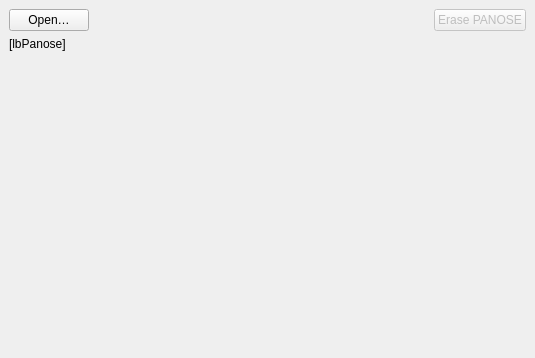
<?xml version="1.0" encoding="UTF-8"?>
<ui version="4.0">
 <class>FmMain</class>
 <widget class="QMainWindow" name="FmMain">
  <property name="geometry">
   <rect>
    <x>0</x>
    <y>0</y>
    <width>535</width>
    <height>358</height>
   </rect>
  </property>
  <property name="windowTitle">
   <string>FmMain</string>
  </property>
  <widget class="QWidget" name="centralwidget">
   <layout class="QVBoxLayout" name="verticalLayout">
    <item>
     <layout class="QHBoxLayout" name="horizontalLayout">
      <item>
       <widget class="QPushButton" name="btOpen">
        <property name="text">
         <string>Open…</string>
        </property>
       </widget>
      </item>
      <item>
       <spacer name="horizontalSpacer">
        <property name="orientation">
         <enum>Qt::Horizontal</enum>
        </property>
        <property name="sizeHint" stdset="0">
         <size>
          <width>40</width>
          <height>20</height>
         </size>
        </property>
       </spacer>
      </item>
      <item>
       <widget class="QPushButton" name="btErase">
        <property name="enabled">
         <bool>false</bool>
        </property>
        <property name="text">
         <string>Erase PANOSE</string>
        </property>
       </widget>
      </item>
     </layout>
    </item>
    <item>
     <widget class="QLabel" name="lbPanose">
      <property name="text">
       <string>[lbPanose]</string>
      </property>
     </widget>
    </item>
    <item>
     <spacer name="verticalSpacer">
      <property name="orientation">
       <enum>Qt::Vertical</enum>
      </property>
      <property name="sizeHint" stdset="0">
       <size>
        <width>20</width>
        <height>287</height>
       </size>
      </property>
     </spacer>
    </item>
   </layout>
  </widget>
 </widget>
 <resources/>
 <connections/>
</ui>
